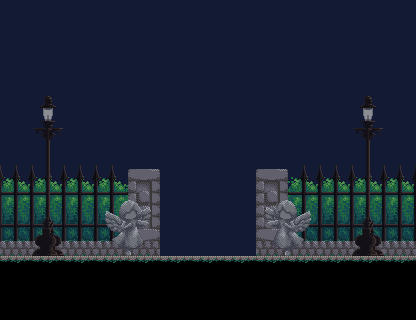

The image is a tile-based game level rendered from a .tmx file. Its description and complete source (layers, tilesets, objects, tile grids) follow:
An orthogonal 13x10 tile map with 32x32 px tiles, 5 tile layers (bg, bg, env-back, col, ...), 2 tilesets and 4 objects.

<map version="1.0" orientation="orthogonal" renderorder="right-down" width="13" height="10" tilewidth="32" tileheight="32" nextobjectid="5">
 <tileset firstgid="1" name="garden" tilewidth="32" tileheight="32" tilecount="66" columns="6">
  <image source="garden.png" width="192" height="352" />
 </tileset>
 <tileset firstgid="67" name="garden-env" tilewidth="32" tileheight="32" tilecount="168" columns="12">
  <image source="garden-env.png" width="384" height="448" />
 </tileset>
 <layer name="bg" width="13" height="10">
  <data encoding="csv">
24,24,24,24,24,24,24,24,24,24,24,24,24,
24,24,24,24,24,24,24,24,24,24,24,24,24,
24,24,24,24,24,24,24,24,24,24,24,24,24,
24,24,24,24,24,24,24,24,24,24,24,24,24,
24,24,24,24,24,24,24,24,24,24,24,24,24,
24,24,24,24,24,24,24,24,24,24,24,24,24,
24,24,24,24,24,24,24,24,24,24,24,24,24,
24,24,24,24,24,24,24,24,24,24,24,24,24,
24,24,24,24,24,24,24,24,24,24,24,24,24,
24,24,24,24,24,24,24,24,24,24,24,24,24
</data>
 </layer>
 <layer name="bg" width="13" height="10">
  <data encoding="csv">
0,0,0,0,0,0,0,0,0,0,0,0,0,
0,0,0,0,0,0,0,0,0,0,0,0,0,
0,0,0,0,0,0,0,0,0,0,0,0,0,
0,0,0,0,0,0,0,0,0,0,0,0,0,
0,0,0,0,0,0,0,0,0,0,0,0,0,
2,2,2,3,6,0,0,0,6,1,2,2,2,
8,8,8,9,12,0,0,0,12,7,8,8,8,
14,14,14,15,18,0,0,0,18,13,14,14,14,
0,0,0,0,0,0,0,0,0,0,0,0,0,
0,0,0,0,0,0,0,0,0,0,0,0,0
</data>
 </layer>
 <layer name="env-back" width="13" height="10">
  <data encoding="csv">
0,0,0,0,0,0,0,0,0,0,0,0,0,
0,0,0,0,0,0,0,0,0,0,0,0,0,
0,0,0,0,0,0,0,0,0,0,0,0,0,
0,0,0,0,0,0,0,0,0,0,0,0,0,
0,0,0,0,0,0,0,0,0,0,0,0,0,
0,0,0,0,0,0,0,0,0,0,0,0,0,
0,0,0,127,128,0,0,0,129,130,0,0,0,
0,0,0,139,140,0,0,0,141,142,0,0,0,
0,0,0,0,0,0,0,0,0,0,0,0,0,
0,0,0,0,0,0,0,0,0,0,0,0,0
</data>
 </layer>
 <layer name="col" width="13" height="10">
  <data encoding="csv">
0,0,0,0,0,0,0,0,0,0,0,0,0,
0,0,0,0,0,0,0,0,0,0,0,0,0,
0,0,0,0,0,0,0,0,0,0,0,0,0,
0,0,0,0,0,0,0,0,0,0,0,0,0,
0,0,0,0,0,0,0,0,0,0,0,0,0,
0,0,0,0,0,0,0,0,0,0,0,0,0,
0,0,0,0,0,0,0,0,0,0,0,0,0,
0,0,0,0,0,0,0,0,0,0,0,0,0,
22,22,22,22,22,22,22,22,22,22,22,22,22,
23,23,23,23,23,23,23,23,23,23,23,23,23
</data>
 </layer>
 <layer name="env" width="13" height="10">
  <data encoding="csv">
0,0,0,0,0,0,0,0,0,0,0,0,0,
0,0,0,0,0,0,0,0,0,0,0,0,0,
0,0,0,0,0,0,0,0,0,0,0,0,0,
0,72,0,0,0,0,0,0,0,0,0,72,0,
0,84,0,0,0,0,0,0,0,0,0,84,0,
0,96,0,0,0,0,0,0,0,0,0,96,0,
0,108,0,0,0,0,0,0,0,0,0,108,0,
0,120,0,0,0,0,0,0,0,0,0,120,0,
0,0,0,0,0,0,0,0,0,0,0,0,0,
0,0,0,0,0,0,0,0,0,0,0,0,0
</data>
 </layer>
 <objectgroup name="grounds">
  <object id="1" x="0" y="256">
   <polyline points="0,0 416,0" />
  </object>
 </objectgroup>
 <objectgroup name="lights">
  <object id="2" x="48" y="112">
   <ellipse />
  </object>
  <object id="3" x="368" y="112">
   <ellipse />
  </object>
 </objectgroup>
 <objectgroup name="walls">
  <object id="4" x="416" y="0">
   <polyline points="0,0 0,320" />
  </object>
 </objectgroup>
</map>
